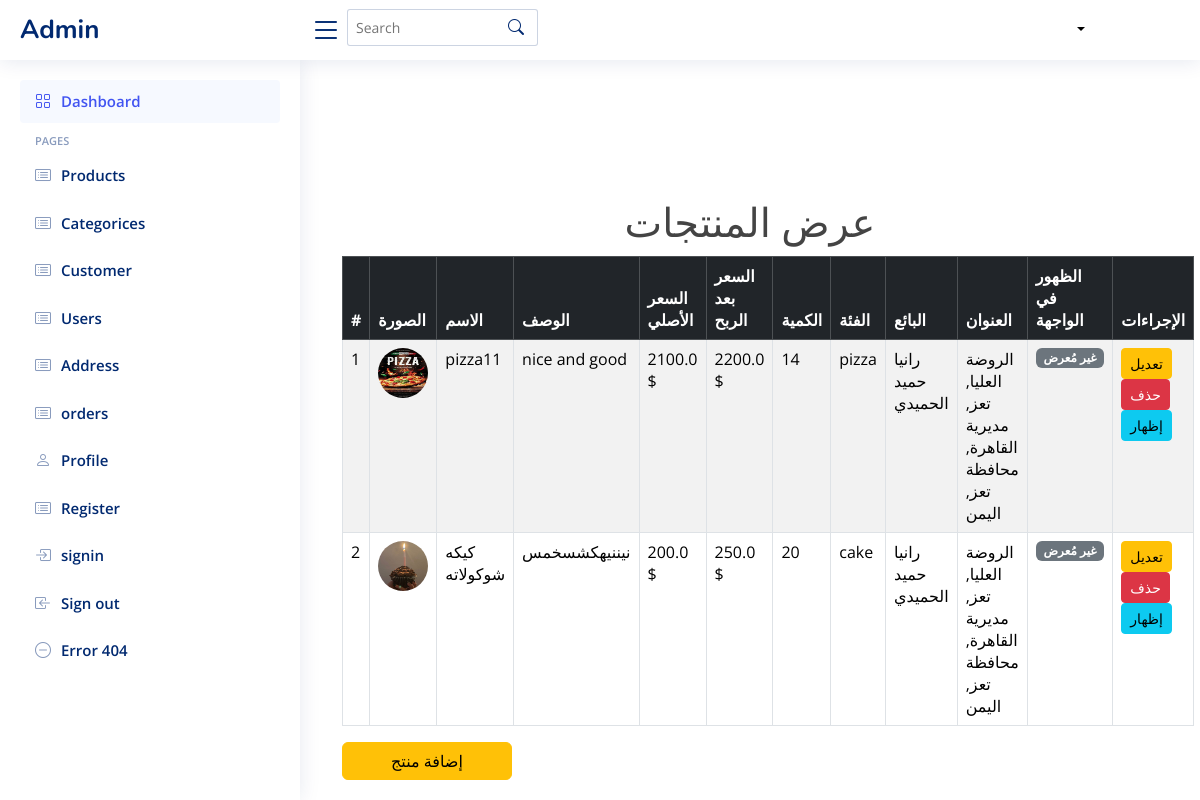
The page /show_product on the database its author committed.
### tables this page shows
CREATE TABLE product (
    id INTEGER PRIMARY KEY AUTOINCREMENT,
    name VARCHAR(255) NULL,
    image VARCHAR(500),
    description TEXT,
    category_id INTEGER NOT NULL,  -- القسم الفرعي
    seller_id INTEGER NOT NULL,  -- صاحب المنتج
    address_id INTEGER NOT NULL,  -- عنوان صاحب المنتج
    price_id INTEGER,
    stock_id INTEGER,
    FOREIGN KEY (category_id) REFERENCES category(id),
    FOREIGN KEY (seller_id) REFERENCES sellers(id),
    FOREIGN KEY (address_id) REFERENCES seller_address(id),
    FOREIGN KEY (price_id) REFERENCES prices(id)
    FOREIGN KEY (stock_id) REFERENCES stock(id)
);

CREATE TABLE prices (
    id INTEGER PRIMARY KEY AUTOINCREMENT,
    product_id INTEGER,
    original_price REAL,
    profit_price REAL
);

CREATE TABLE stock (
    id INTEGER PRIMARY KEY AUTOINCREMENT,
    product_id INTEGER NOT NULL,
    quantity INT NOT NULL DEFAULT 0,
    last_updated TIMESTAMP DEFAULT CURRENT_TIMESTAMP
);

CREATE TABLE category (
    id INTEGER PRIMARY KEY AUTOINCREMENT,
    name TEXT  NULL,
    parent_id INTEGER,
    image TEXT,
    FOREIGN KEY (parent_id) REFERENCES categories (id) ON DELETE SET NULL
);

CREATE TABLE sellers (
    id INTEGER PRIMARY KEY AUTOINCREMENT,
    name TEXT,
    store_name TEXT,
    store_image TEXT,
    address TEXT,
    phone_number TEXT,
    password TEXT,
    email TEXT,
    commercial_record TEXT,
    id_image TEXT,
    documents TEXT,
    product_type TEXT,
    SAddress_id INTEGER,
    created_at TIMESTAMP,
    FOREIGN KEY (SAddress_id) REFERENCES seller_address(id) ON DELETE CASCADE
);

CREATE TABLE seller_address(
    id INTEGER PRIMARY KEY AUTOINCREMENT,
    latitude REAL,
    longitude REAL,
    address TEXT );

### app.py (the view)
@app.route('/show_product', methods=['GET'])
def show_product():
    conn = get_db_connection()
    products = conn.execute('''
       SELECT
    p.id,
    p.name,
    p.image,
    p.description,
    pr.original_price,
    pr.profit_price,
    s.quantity,
    c.name AS category,
    sllr.name AS seller,
    sa.address AS address  -- العنوان من جدول seller_address عبر sellers
FROM product p
LEFT JOIN prices pr ON p.price_id = pr.id
LEFT JOIN stock s ON p.stock_id = s.id
LEFT JOIN category c ON p.category_id = c.id
LEFT JOIN sellers sllr ON p.seller_id = sllr.id
LEFT JOIN seller_address sa ON sllr.SAddress_id = sa.id  -- الربط مع seller_address عبر sellers
    ''').fetchall()
    conn.close()  # إغلاق الاتصال بعد الحصول على البيانات
    return render_template('admin/show_product.html', products=products)

### app.py (called while the page is built)
def get_db_connection():
    conn = sqlite3.connect('database/Eshop.db')
    conn.row_factory = sqlite3.Row
    return conn

### templates/admin/show_product.html (shortened to what this page needs)
{% include 'admin/header.html' %}
<main id="main" class="main">
  <div class="container mt-5">
    <h1 class="text-center">عرض المنتجات</h1>
    <table class="table table-bordered table-striped">
      <thead class="table-dark">
        <tr>
          <th>#</th>
          <th>الصورة</th>
          <th>الاسم</th>
          <th>الوصف</th>
          <th>السعر الأصلي</th>
          <th>السعر بعد الربح</th>
          <th>الكمية</th>
          <th>الفئة</th>
          <th>البائع</th>
          <th>العنوان</th>
          <th>الظهور في الواجهة</th>
          <th>الإجراءات</th>
        </tr>
      </thead>
      <tbody>
        {% for product in products %}
          <tr>
            <td>{{ product.id }}</td>
            <td>
              {% if product.image %}
                {% if product.image.startswith('http') %}
                  <img src="{{ product.image }}" width="50" height="50" class="rounded-circle">
                {% else %}
                  <img src="{{ url_for('static', filename='uploads/' + product.image) }}" width="50" height="50" class="rounded-circle">
                {% endif %}
              {% else %}
                <span>لا توجد صورة</span>
              {% endif %}
            </td>
            <td>{{ product.name }}</td>
            <td>{{ product.description }}</td>
            <td>{{ product.original_price }} $</td>
            <td>{{ product.profit_price }} $</td>
            <td>{{ product.quantity }}</td>
            <td>{{ product.category }}</td>
            <td>{{ product.seller }}</td>
            <td>{{ product.address }}</td>
            <td>
              {% if product.featured %}
                <span class="badge bg-success">مُعرض</span>
              {% else %}
                <span class="badge bg-secondary">غير مُعرض</span>
              {% endif %}
            </td>
            <td>
              <a href="/edit_product/{{ product.id }}" class="btn btn-warning btn-sm">تعديل</a>
              <a href="/delete_product/{{ product.id }}" class="btn btn-danger btn-sm" onclick="return confirm('هل أنت متأكد من الحذف؟');">حذف</a>
              {% if product.featured %}
                <a href="/toggle_featured/{{ product.id }}/0" class="btn btn-info btn-sm">إخفاء</a>
              {% else %}
                <a href="/toggle_featured/{{ product.id }}/1" class="btn btn-info btn-sm">إظهار</a>
              {% endif %}
            </td>
          </tr>
        {% endfor %}
      </tbody>
    </table>
    <a href="{{ url_for('add_product') }}" class="btn btn-warning ps-5 pe-5">إضافة منتج</a>
  </div>
</main>
</body>
</html>

### static/css/index.css (style rules this page uses)
:root { scroll-behavior: smooth; }
body { font-family: "Open Sans", sans-serif; background: #ffffff; color: #444444; }
a { color: #000; text-decoration: none; }
h1, h2, h3, h4, h5, h6 { font-family: "Nunito", sans-serif; }
#main { margin-top: 60px; padding: 20px 30px; transition: all 0.3s; }
@media (min-width: 1200px) { #main, #footer { margin-left: 300px; } }
a { color: #fff; }

### rows shown on the page
product: id "1", image (picture), name "pizza11", description "nice and good", original_price "2100.0", profit_price "2200.0", quantity "14", category "pizza", seller "رانيا حميد الحميدي", address "الروضة العليا, تعز, مديرية القاهرة, محافظة تعز, اليمن"
product: id "2", image (picture), name "كيكه شوكولاته", description "نيننيهكشسخمس", original_price "200.0", profit_price "250.0", quantity "20", category "cake", seller "رانيا حميد الحميدي", address "الروضة العليا, تعز, مديرية القاهرة, محافظة تعز, اليمن"
